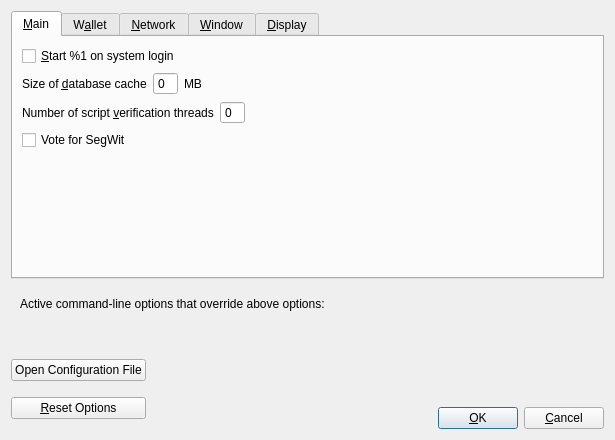
<?xml version="1.0" encoding="UTF-8"?>
<ui version="4.0">
 <class>OptionsDialog</class>
 <widget class="QDialog" name="OptionsDialog">
  <property name="geometry">
   <rect>
    <x>0</x>
    <y>0</y>
    <width>615</width>
    <height>440</height>
   </rect>
  </property>
  <property name="windowTitle">
   <string>Options</string>
  </property>
  <property name="styleSheet">
   <string notr="true"/>
  </property>
  <property name="modal">
   <bool>true</bool>
  </property>
  <layout class="QVBoxLayout" name="verticalLayout">
   <item>
    <widget class="QTabWidget" name="tabWidget">
     <property name="currentIndex">
      <number>0</number>
     </property>
     <widget class="QWidget" name="tabMain">
      <attribute name="title">
       <string>&amp;Main</string>
      </attribute>
      <layout class="QVBoxLayout" name="verticalLayout_Main">
       <item>
        <widget class="QCheckBox" name="kekcoinAtStartup">
         <property name="toolTip">
          <string>Automatically start %1 after logging in to the system.</string>
         </property>
         <property name="text">
          <string>&amp;Start %1 on system login</string>
         </property>
        </widget>
       </item>
       <item>
        <layout class="QHBoxLayout" name="horizontalLayout_2_Main">
         <item>
          <widget class="QLabel" name="databaseCacheLabel">
           <property name="text">
            <string>Size of &amp;database cache</string>
           </property>
           <property name="textFormat">
            <enum>Qt::PlainText</enum>
           </property>
           <property name="buddy">
            <cstring>databaseCache</cstring>
           </property>
          </widget>
         </item>
         <item>
          <widget class="QSpinBox" name="databaseCache">
           <property name="styleSheet">
            <string notr="true"/>
           </property>
           <property name="frame">
            <bool>true</bool>
           </property>
           <property name="buttonSymbols">
            <enum>QAbstractSpinBox::NoButtons</enum>
           </property>
          </widget>
         </item>
         <item>
          <widget class="QLabel" name="databaseCacheUnitLabel">
           <property name="text">
            <string>MB</string>
           </property>
           <property name="textFormat">
            <enum>Qt::PlainText</enum>
           </property>
          </widget>
         </item>
         <item>
          <spacer name="horizontalSpacer_2_Main">
           <property name="orientation">
            <enum>Qt::Horizontal</enum>
           </property>
           <property name="sizeHint" stdset="0">
            <size>
             <width>40</width>
             <height>20</height>
            </size>
           </property>
          </spacer>
         </item>
        </layout>
       </item>
       <item>
        <layout class="QHBoxLayout" name="horizontalLayout_3_Main">
         <item>
          <widget class="QLabel" name="threadsScriptVerifLabel">
           <property name="text">
            <string>Number of script &amp;verification threads</string>
           </property>
           <property name="textFormat">
            <enum>Qt::PlainText</enum>
           </property>
           <property name="buddy">
            <cstring>threadsScriptVerif</cstring>
           </property>
          </widget>
         </item>
         <item>
          <widget class="QSpinBox" name="threadsScriptVerif">
           <property name="toolTip">
            <string>(0 = auto, &lt;0 = leave that many cores free)</string>
           </property>
           <property name="styleSheet">
            <string notr="true"/>
           </property>
           <property name="frame">
            <bool>true</bool>
           </property>
           <property name="buttonSymbols">
            <enum>QAbstractSpinBox::NoButtons</enum>
           </property>
          </widget>
         </item>
         <item>
          <spacer name="horizontalSpacer_3_Main">
           <property name="orientation">
            <enum>Qt::Horizontal</enum>
           </property>
           <property name="sizeHint" stdset="0">
            <size>
             <width>40</width>
             <height>20</height>
            </size>
           </property>
          </spacer>
         </item>
        </layout>
       </item>
       <item>
        <widget class="QCheckBox" name="voteSegWit">
         <property name="text">
          <string>Vote for SegWit</string>
         </property>
        </widget>
       </item>
       <item>
        <spacer name="verticalSpacer_Main">
         <property name="orientation">
          <enum>Qt::Vertical</enum>
         </property>
         <property name="sizeHint" stdset="0">
          <size>
           <width>20</width>
           <height>40</height>
          </size>
         </property>
        </spacer>
       </item>
      </layout>
     </widget>
     <widget class="QWidget" name="tabWallet">
      <attribute name="title">
       <string>W&amp;allet</string>
      </attribute>
      <layout class="QVBoxLayout" name="verticalLayout_Wallet">
       <item>
        <widget class="QGroupBox" name="groupBox">
         <property name="title">
          <string>Expert</string>
         </property>
         <layout class="QVBoxLayout" name="verticalLayout_2"/>
        </widget>
       </item>
       <item>
        <widget class="QCheckBox" name="coinControlFeatures">
         <property name="toolTip">
          <string>Whether to show coin control features or not.</string>
         </property>
         <property name="text">
          <string>Enable coin &amp;control features</string>
         </property>
        </widget>
       </item>
       <item>
        <widget class="QCheckBox" name="spendZeroConfChange">
         <property name="toolTip">
          <string>If you disable the spending of unconfirmed change, the change from a transaction cannot be used until that transaction has at least one confirmation. This also affects how your balance is computed.</string>
         </property>
         <property name="text">
          <string>&amp;Spend unconfirmed change</string>
         </property>
        </widget>
       </item>
       <item>
        <spacer name="verticalSpacer_Wallet">
         <property name="orientation">
          <enum>Qt::Vertical</enum>
         </property>
         <property name="sizeHint" stdset="0">
          <size>
           <width>20</width>
           <height>40</height>
          </size>
         </property>
        </spacer>
       </item>
      </layout>
     </widget>
     <widget class="QWidget" name="tabNetwork">
      <attribute name="title">
       <string>&amp;Network</string>
      </attribute>
      <layout class="QVBoxLayout" name="verticalLayout_Network">
       <item>
        <widget class="QCheckBox" name="mapPortUpnp">
         <property name="toolTip">
          <string>Automatically open the KekCoin client port on the router. This only works when your router supports UPnP and it is enabled.</string>
         </property>
         <property name="text">
          <string>Map port using &amp;UPnP</string>
         </property>
        </widget>
       </item>
       <item>
        <widget class="QCheckBox" name="allowIncoming">
         <property name="toolTip">
          <string>Accept connections from outside</string>
         </property>
         <property name="text">
          <string>Allow incoming connections</string>
         </property>
        </widget>
       </item>
       <item>
        <widget class="QCheckBox" name="connectSocks">
         <property name="toolTip">
          <string>Connect to the KekCoin network through a SOCKS5 proxy.</string>
         </property>
         <property name="text">
          <string>&amp;Connect through SOCKS5 proxy (default proxy):</string>
         </property>
        </widget>
       </item>
       <item>
        <layout class="QHBoxLayout" name="horizontalLayout_1_Network">
         <item>
          <widget class="QLabel" name="proxyIpLabel">
           <property name="text">
            <string>Proxy &amp;IP:</string>
           </property>
           <property name="textFormat">
            <enum>Qt::PlainText</enum>
           </property>
           <property name="buddy">
            <cstring>proxyIp</cstring>
           </property>
          </widget>
         </item>
         <item>
          <widget class="QValidatedLineEdit" name="proxyIp">
           <property name="minimumSize">
            <size>
             <width>140</width>
             <height>0</height>
            </size>
           </property>
           <property name="maximumSize">
            <size>
             <width>140</width>
             <height>16777215</height>
            </size>
           </property>
           <property name="toolTip">
            <string>IP address of the proxy (e.g. IPv4: 127.0.0.1 / IPv6: ::1)</string>
           </property>
          </widget>
         </item>
         <item>
          <widget class="QLabel" name="proxyPortLabel">
           <property name="text">
            <string>&amp;Port:</string>
           </property>
           <property name="textFormat">
            <enum>Qt::PlainText</enum>
           </property>
           <property name="buddy">
            <cstring>proxyPort</cstring>
           </property>
          </widget>
         </item>
         <item>
          <widget class="QLineEdit" name="proxyPort">
           <property name="minimumSize">
            <size>
             <width>55</width>
             <height>0</height>
            </size>
           </property>
           <property name="maximumSize">
            <size>
             <width>55</width>
             <height>16777215</height>
            </size>
           </property>
           <property name="toolTip">
            <string>Port of the proxy (e.g. 9050)</string>
           </property>
          </widget>
         </item>
         <item>
          <spacer name="horizontalSpacer_1_Network">
           <property name="orientation">
            <enum>Qt::Horizontal</enum>
           </property>
           <property name="sizeHint" stdset="0">
            <size>
             <width>40</width>
             <height>20</height>
            </size>
           </property>
          </spacer>
         </item>
        </layout>
       </item>
       <item>
        <layout class="QHBoxLayout" name="horizontalLayout_2_Network">
         <item>
          <widget class="QLabel" name="proxyActiveNets">
           <property name="text">
            <string>Used for reaching peers via:</string>
           </property>
           <property name="textFormat">
            <enum>Qt::PlainText</enum>
           </property>
          </widget>
         </item>
         <item>
          <widget class="QCheckBox" name="proxyReachIPv4">
           <property name="enabled">
            <bool>false</bool>
           </property>
           <property name="toolTip">
            <string>Shows, if the supplied default SOCKS5 proxy is used to reach peers via this network type.</string>
           </property>
           <property name="text">
            <string/>
           </property>
          </widget>
         </item>
         <item>
          <widget class="QLabel" name="proxyReachIPv4Label">
           <property name="text">
            <string>IPv4</string>
           </property>
           <property name="textFormat">
            <enum>Qt::PlainText</enum>
           </property>
          </widget>
         </item>
         <item>
          <widget class="QCheckBox" name="proxyReachIPv6">
           <property name="enabled">
            <bool>false</bool>
           </property>
           <property name="toolTip">
            <string>Shows, if the supplied default SOCKS5 proxy is used to reach peers via this network type.</string>
           </property>
           <property name="text">
            <string/>
           </property>
          </widget>
         </item>
         <item>
          <widget class="QLabel" name="proxyReachIPv6Label">
           <property name="text">
            <string>IPv6</string>
           </property>
           <property name="textFormat">
            <enum>Qt::PlainText</enum>
           </property>
          </widget>
         </item>
         <item>
          <widget class="QCheckBox" name="proxyReachTor">
           <property name="enabled">
            <bool>false</bool>
           </property>
           <property name="toolTip">
            <string>Shows, if the supplied default SOCKS5 proxy is used to reach peers via this network type.</string>
           </property>
           <property name="text">
            <string/>
           </property>
          </widget>
         </item>
         <item>
          <widget class="QLabel" name="proxyReachTorLabel">
           <property name="text">
            <string>Tor</string>
           </property>
           <property name="textFormat">
            <enum>Qt::PlainText</enum>
           </property>
          </widget>
         </item>
         <item>
          <spacer name="horizontalSpacer_2_Network">
           <property name="orientation">
            <enum>Qt::Horizontal</enum>
           </property>
           <property name="sizeHint" stdset="0">
            <size>
             <width>40</width>
             <height>20</height>
            </size>
           </property>
          </spacer>
         </item>
        </layout>
       </item>
       <item>
        <widget class="QCheckBox" name="connectSocksTor">
         <property name="toolTip">
          <string>Connect to the KekCoin network through a separate SOCKS5 proxy for Tor hidden services.</string>
         </property>
         <property name="text">
          <string>Use separate SOCKS5 proxy to reach peers via Tor hidden services:</string>
         </property>
        </widget>
       </item>
       <item>
        <layout class="QHBoxLayout" name="horizontalLayout_3_Network">
         <item>
          <widget class="QLabel" name="proxyIpTorLabel">
           <property name="text">
            <string>Proxy &amp;IP:</string>
           </property>
           <property name="textFormat">
            <enum>Qt::PlainText</enum>
           </property>
           <property name="buddy">
            <cstring>proxyIpTor</cstring>
           </property>
          </widget>
         </item>
         <item>
          <widget class="QValidatedLineEdit" name="proxyIpTor">
           <property name="minimumSize">
            <size>
             <width>140</width>
             <height>0</height>
            </size>
           </property>
           <property name="maximumSize">
            <size>
             <width>140</width>
             <height>16777215</height>
            </size>
           </property>
           <property name="toolTip">
            <string>IP address of the proxy (e.g. IPv4: 127.0.0.1 / IPv6: ::1)</string>
           </property>
          </widget>
         </item>
         <item>
          <widget class="QLabel" name="proxyPortTorLabel">
           <property name="text">
            <string>&amp;Port:</string>
           </property>
           <property name="textFormat">
            <enum>Qt::PlainText</enum>
           </property>
           <property name="buddy">
            <cstring>proxyPortTor</cstring>
           </property>
          </widget>
         </item>
         <item>
          <widget class="QLineEdit" name="proxyPortTor">
           <property name="minimumSize">
            <size>
             <width>55</width>
             <height>0</height>
            </size>
           </property>
           <property name="maximumSize">
            <size>
             <width>55</width>
             <height>16777215</height>
            </size>
           </property>
           <property name="toolTip">
            <string>Port of the proxy (e.g. 9050)</string>
           </property>
          </widget>
         </item>
         <item>
          <spacer name="horizontalSpacer_4_Network">
           <property name="orientation">
            <enum>Qt::Horizontal</enum>
           </property>
           <property name="sizeHint" stdset="0">
            <size>
             <width>40</width>
             <height>20</height>
            </size>
           </property>
          </spacer>
         </item>
        </layout>
       </item>
       <item>
        <spacer name="verticalSpacer_Network">
         <property name="orientation">
          <enum>Qt::Vertical</enum>
         </property>
         <property name="sizeHint" stdset="0">
          <size>
           <width>20</width>
           <height>40</height>
          </size>
         </property>
        </spacer>
       </item>
      </layout>
     </widget>
     <widget class="QWidget" name="tabWindow">
      <attribute name="title">
       <string>&amp;Window</string>
      </attribute>
      <layout class="QVBoxLayout" name="verticalLayout_Window">
       <item>
        <widget class="QCheckBox" name="hideTrayIcon">
         <property name="toolTip">
          <string>&amp;Hide the icon from the system tray.</string>
         </property>
         <property name="text">
          <string>Hide tray icon</string>
         </property>
        </widget>
       </item>
       <item>
        <widget class="QCheckBox" name="minimizeToTray">
         <property name="toolTip">
          <string>Show only a tray icon after minimizing the window.</string>
         </property>
         <property name="text">
          <string>&amp;Minimize to the tray instead of the taskbar</string>
         </property>
        </widget>
       </item>
       <item>
        <widget class="QCheckBox" name="minimizeOnClose">
         <property name="toolTip">
          <string>Minimize instead of exit the application when the window is closed. When this option is enabled, the application will be closed only after selecting Exit in the menu.</string>
         </property>
         <property name="text">
          <string>M&amp;inimize on close</string>
         </property>
        </widget>
       </item>
       <item>
        <spacer name="verticalSpacer_Window">
         <property name="orientation">
          <enum>Qt::Vertical</enum>
         </property>
         <property name="sizeHint" stdset="0">
          <size>
           <width>20</width>
           <height>40</height>
          </size>
         </property>
        </spacer>
       </item>
      </layout>
     </widget>
     <widget class="QWidget" name="tabDisplay">
      <attribute name="title">
       <string>&amp;Display</string>
      </attribute>
      <layout class="QVBoxLayout" name="verticalLayout_Display">
       <item>
        <layout class="QHBoxLayout" name="horizontalLayout_1_Display">
         <item>
          <widget class="QLabel" name="langLabel">
           <property name="text">
            <string>User Interface &amp;language:</string>
           </property>
           <property name="textFormat">
            <enum>Qt::PlainText</enum>
           </property>
           <property name="buddy">
            <cstring>lang</cstring>
           </property>
          </widget>
         </item>
         <item>
          <widget class="QValueComboBox" name="lang">
           <property name="toolTip">
            <string>The user interface language can be set here. This setting will take effect after restarting %1.</string>
           </property>
           <property name="styleSheet">
            <string notr="true"/>
           </property>
          </widget>
         </item>
        </layout>
       </item>
       <item>
        <layout class="QHBoxLayout" name="horizontalLayout_2_Display">
         <item>
          <widget class="QLabel" name="unitLabel">
           <property name="text">
            <string>&amp;Unit to show amounts in:</string>
           </property>
           <property name="textFormat">
            <enum>Qt::PlainText</enum>
           </property>
           <property name="buddy">
            <cstring>unit</cstring>
           </property>
          </widget>
         </item>
         <item>
          <widget class="QValueComboBox" name="unit">
           <property name="toolTip">
            <string>Choose the default subdivision unit to show in the interface and when sending coins.</string>
           </property>
           <property name="styleSheet">
            <string notr="true"/>
           </property>
          </widget>
         </item>
        </layout>
       </item>
       <item>
        <layout class="QHBoxLayout" name="horizontalLayout_3_Display">
         <item>
          <widget class="QLabel" name="thirdPartyTxUrlsLabel">
           <property name="toolTip">
            <string>Third party URLs (e.g. a block explorer) that appear in the transactions tab as context menu items. %s in the URL is replaced by transaction hash. Multiple URLs are separated by vertical bar |.</string>
           </property>
           <property name="text">
            <string>Third party transaction URLs</string>
           </property>
           <property name="buddy">
            <cstring>thirdPartyTxUrls</cstring>
           </property>
          </widget>
         </item>
         <item>
          <widget class="QLineEdit" name="thirdPartyTxUrls">
           <property name="toolTip">
            <string>Third party URLs (e.g. a block explorer) that appear in the transactions tab as context menu items. %s in the URL is replaced by transaction hash. Multiple URLs are separated by vertical bar |.</string>
           </property>
           <property name="styleSheet">
            <string notr="true"/>
           </property>
          </widget>
         </item>
        </layout>
       </item>
       <item>
        <spacer name="verticalSpacer_Display">
         <property name="orientation">
          <enum>Qt::Vertical</enum>
         </property>
         <property name="sizeHint" stdset="0">
          <size>
           <width>20</width>
           <height>40</height>
          </size>
         </property>
        </spacer>
       </item>
      </layout>
     </widget>
    </widget>
   </item>
   <item>
    <widget class="QFrame" name="frame">
     <layout class="QVBoxLayout" name="verticalLayout_Bottom">
      <item>
       <layout class="QHBoxLayout" name="horizontalLayout_Bottom">
        <item>
         <widget class="QLabel" name="overriddenByCommandLineInfoLabel">
          <property name="text">
           <string>Active command-line options that override above options:</string>
          </property>
          <property name="textFormat">
           <enum>Qt::PlainText</enum>
          </property>
         </widget>
        </item>
        <item>
         <spacer name="horizontalSpacer_Bottom">
          <property name="orientation">
           <enum>Qt::Horizontal</enum>
          </property>
          <property name="sizeHint" stdset="0">
           <size>
            <width>40</width>
            <height>20</height>
           </size>
          </property>
         </spacer>
        </item>
       </layout>
      </item>
      <item>
       <widget class="QLabel" name="overriddenByCommandLineLabel">
        <property name="text">
         <string/>
        </property>
        <property name="textFormat">
         <enum>Qt::PlainText</enum>
        </property>
        <property name="wordWrap">
         <bool>true</bool>
        </property>
       </widget>
      </item>
     </layout>
    </widget>
   </item>
   <item>
    <layout class="QHBoxLayout" name="horizontalLayout_Buttons">
     <item>
      <layout class="QVBoxLayout" name="verticalLayout_Buttons">
       <item>
        <widget class="QPushButton" name="openKekCoinConfButton">
         <property name="toolTip">
          <string>Open the %1 configuration file from the working directory.</string>
         </property>
         <property name="text">
          <string>Open Configuration File</string>
         </property>
         <property name="autoDefault">
          <bool>false</bool>
         </property>
        </widget>
       </item>
       <item>
        <widget class="QPushButton" name="resetButton">
         <property name="toolTip">
          <string>Reset all client options to default.</string>
         </property>
         <property name="text">
          <string>&amp;Reset Options</string>
         </property>
         <property name="autoDefault">
          <bool>false</bool>
         </property>
        </widget>
       </item>
      </layout>
     </item>
     <item>
      <spacer name="horizontalSpacer_1">
       <property name="orientation">
        <enum>Qt::Horizontal</enum>
       </property>
       <property name="sizeHint" stdset="0">
        <size>
         <width>40</width>
         <height>48</height>
        </size>
       </property>
      </spacer>
     </item>
     <item>
      <widget class="QLabel" name="statusLabel">
       <property name="minimumSize">
        <size>
         <width>200</width>
         <height>0</height>
        </size>
       </property>
       <property name="font">
        <font>
         <weight>75</weight>
         <bold>true</bold>
        </font>
       </property>
       <property name="text">
        <string/>
       </property>
       <property name="textFormat">
        <enum>Qt::PlainText</enum>
       </property>
       <property name="wordWrap">
        <bool>true</bool>
       </property>
      </widget>
     </item>
     <item>
      <spacer name="horizontalSpacer_2">
       <property name="orientation">
        <enum>Qt::Horizontal</enum>
       </property>
       <property name="sizeHint" stdset="0">
        <size>
         <width>40</width>
         <height>48</height>
        </size>
       </property>
      </spacer>
     </item>
     <item>
      <layout class="QVBoxLayout" name="verticalLayout_4">
       <item>
        <spacer name="verticalSpacer">
         <property name="orientation">
          <enum>Qt::Vertical</enum>
         </property>
         <property name="sizeHint" stdset="0">
          <size>
           <width>20</width>
           <height>40</height>
          </size>
         </property>
        </spacer>
       </item>
       <item>
        <layout class="QHBoxLayout" name="horizontalLayout">
         <item>
          <widget class="QPushButton" name="okButton">
           <property name="text">
            <string>&amp;OK</string>
           </property>
           <property name="autoDefault">
            <bool>false</bool>
           </property>
           <property name="default">
            <bool>true</bool>
           </property>
          </widget>
         </item>
         <item>
          <widget class="QPushButton" name="cancelButton">
           <property name="text">
            <string>&amp;Cancel</string>
           </property>
           <property name="autoDefault">
            <bool>false</bool>
           </property>
          </widget>
         </item>
        </layout>
       </item>
      </layout>
     </item>
    </layout>
   </item>
  </layout>
 </widget>
 <customwidgets>
  <customwidget>
   <class>QValidatedLineEdit</class>
   <extends>QLineEdit</extends>
   <header>qvalidatedlineedit.h</header>
  </customwidget>
  <customwidget>
   <class>QValueComboBox</class>
   <extends>QComboBox</extends>
   <header>qvaluecombobox.h</header>
  </customwidget>
 </customwidgets>
 <resources/>
 <connections/>
</ui>
